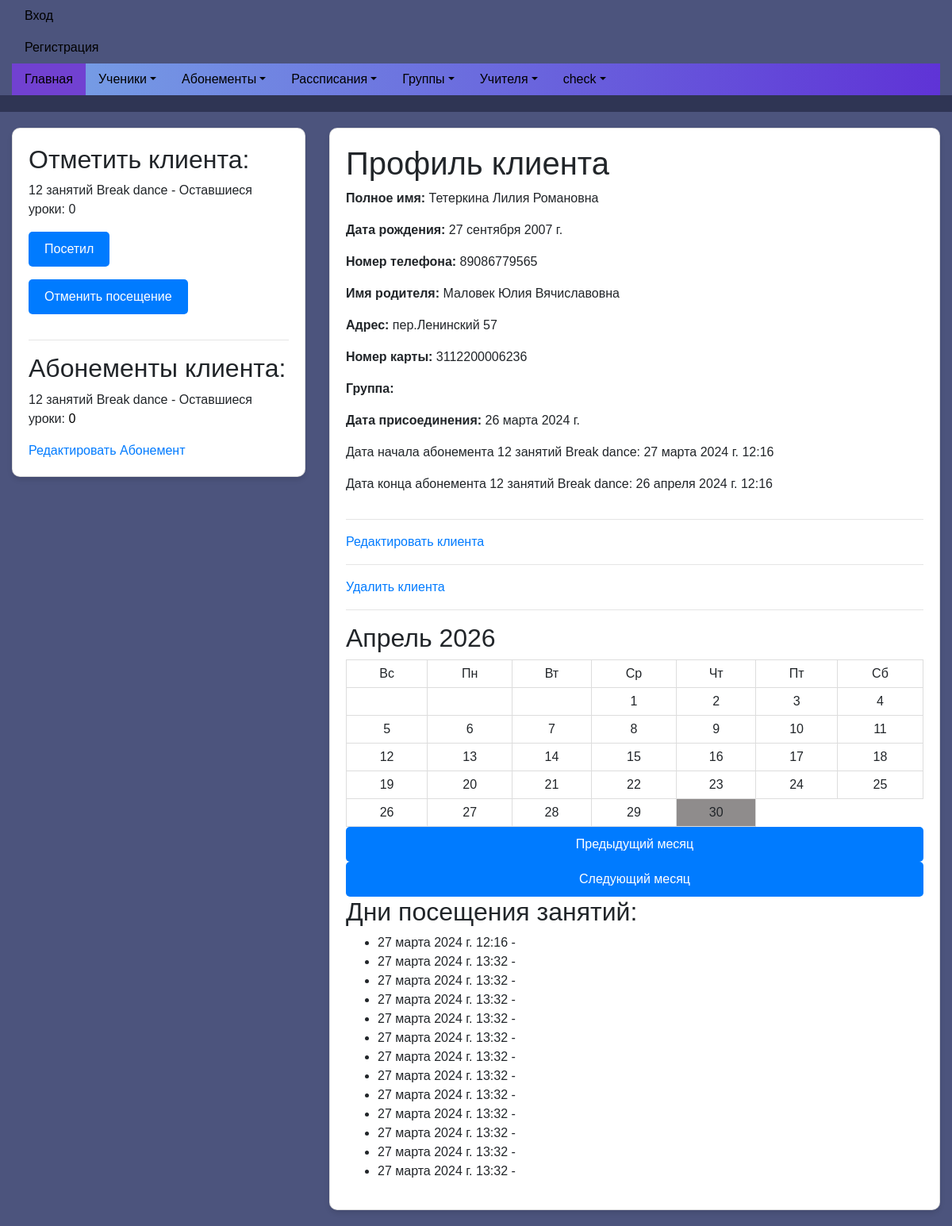
The app's page /view_client_profile_s/1143/, older data.
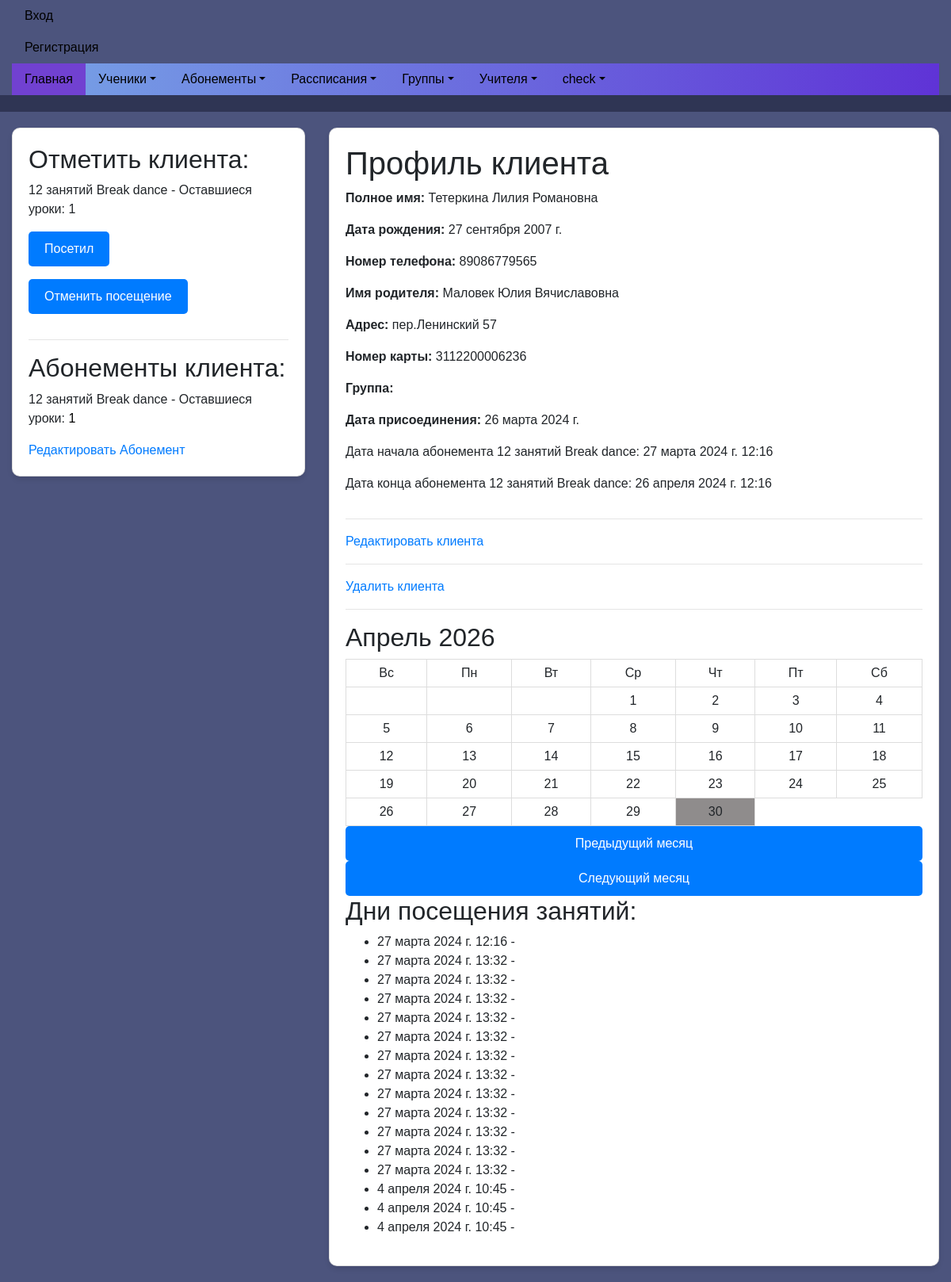
The same page, newer data.
### myapp/models.py (models this page shows, shortened)
class Subscription(models.Model):
    group = models.ForeignKey(Group, on_delete=models.CASCADE)
    client = models.ForeignKey(Client, on_delete=models.CASCADE)
    coach = models.ForeignKey(Coach, on_delete=models.CASCADE)
    lessons_count = models.IntegerField()
    attendance = models.BooleanField(default=False)
    price = models.DecimalField(max_digits=10, decimal_places=2)  # Добавляем поле для стоимости абонемента
    comment = models.TextField(blank=True, null=True)
    button_highlighted = models.BooleanField(default=False)
    date = models.DateTimeField(auto_now_add=True)  # Добавляем поле для даты создания
    end_date = models.DateTimeField()  # Добавляем поле для даты окончания абонемента
    lesson_schedule = models.ForeignKey(LessonSchedule, on_delete=models.CASCADE)

class Group(models.Model):
    name = models.CharField(max_length=255)
    coach = models.ForeignKey('Coach', on_delete=models.PROTECT, related_name='coach_groups')
    description = models.TextField()
    students = models.ManyToManyField(Client, related_name='group_students')

class MarkedAttendance(models.Model):
    user = models.ForeignKey(Subscription, on_delete=models.CASCADE, related_name='marked_attendance')  # Связь с пользователем, которого отметили
    timestamp = models.DateTimeField(auto_now_add=True)  # Время отметки
    group = models.CharField(max_length=100)  # Группа, к которой относится пользователь

### myapp/views.py (the view)
# urls.py: path('view_client_profile_s/<int:id>/', views.view_client_profile, name='view_client_profile'),
def view_client_profile(request, id):
    client = get_object_or_404(Client, id=id)
    subscriptions = Subscription.objects.filter(client=client)
    markedAttendance = MarkedAttendance.objects.filter(user__client=client)
    clientVisitedDays = [attendance.timestamp.strftime('%Y-%m-%d') for attendance in markedAttendance]
    return render(request, 'client_profile.html', {'client': client, 'subscriptions': subscriptions,
                                                   'markedAttendance': markedAttendance,
                                                   'clientVisitedDays': clientVisitedDays})

### myapp/templates/client_profile.html (shortened to what this page needs)
{% extends 'base.html' %}
{% block content %}
{% load static %}
<div class="container">
    <div class="row">
        <div class="col-sm-4">
            <div class="card">
                <h2>Отметить клиента:</h2>
                {% for subscription in subscriptions %}
                <p>{{ subscription.group.name }} - Оставшиеся уроки: {{ subscription.lessons_count }}</p>
                <form method="post" action="{% url 'update_subscription' subscription.id 'subtract' %}">
                    <button type="submit">Посетил</button>
                </form>
                <form method="post" action="{% url 'update_subscription' subscription.id 'add' %}">
                    <button type="submit">Отменить посещение</button>
                </form>
                {% endfor %}
<hr>
                <h2>Абонементы клиента:</h2>
                {% for subscription in subscriptions %}
                <p>{{ subscription.group.name }} - Оставшиеся уроки:
                    <span style="{% if subscription.button_highlighted %}color: red;{% else %}color: black;{% endif %}">
                    {{ subscription.lessons_count }}
                </span>
                </p>
                <a href="{% url 'edit_subscription' subscription.id %}">Редактировать Абонемент</a>
                {% endfor %}
            </div>
        </div>
        <div class="col-sm-8">
            <div class="card">
                <h1>Профиль клиента</h1>
                <p><strong>Полное имя:</strong> {{ client.full_name }}</p>
                <p><strong>Дата рождения:</strong> {{ client.birth_date }}</p>
                <p><strong>Номер телефона:</strong> {{ client.phone_number }}</p>
                <p><strong>Имя родителя:</strong> {{ client.parent_name }}</p>
                <p><strong>Адрес:</strong> {{ client.address }}</p>
                <p><strong>Номер карты:</strong> {{ client.card_number }}</p>
                <p><strong>Группа:</strong> {{ client.group_obj.name }}</p>
                <p><strong>Дата присоединения:</strong> {{ client.date_joined }}</p>
                {% for subscription in subscriptions %}
                <p>Дата начала абонемента {{ subscription.group.name }}: {{ subscription.date }}</p>
                <p>Дата конца абонемента {{ subscription.group.name }}: {{ subscription.end_date }}</p>
                {% endfor %}
                <hr>
                <a href="{% url 'update_client' client.id %}">Редактировать клиента</a>
                <hr>
                <a href="{% url 'delete_client' client.id %}">Удалить клиента</a>
<hr>
                <div id="calendar"></div>
                <button id="prevMonthBtn">Предыдущий месяц</button>
                <button id="nextMonthBtn">Следующий месяц</button>
                <h2>Дни посещения занятий:</h2>
                <ul>
                    {% for markedAttendances in markedAttendance %}
                    <li>
                        {{ markedAttendances.timestamp }} -
                    </li>
                    {% endfor %}
                </ul>
            </div>
        </div>
    </div>
</div>
{% endblock %}

Row changes from the older to the newer data that the page shows:
changed Subscription "12 занятий Break dance": lessons_count "0" → "1"
added MarkedAttendance: timestamp "4 апреля 2024 г. 10:45"
added MarkedAttendance: timestamp "4 апреля 2024 г. 10:45"
added MarkedAttendance: timestamp "4 апреля 2024 г. 10:45"
